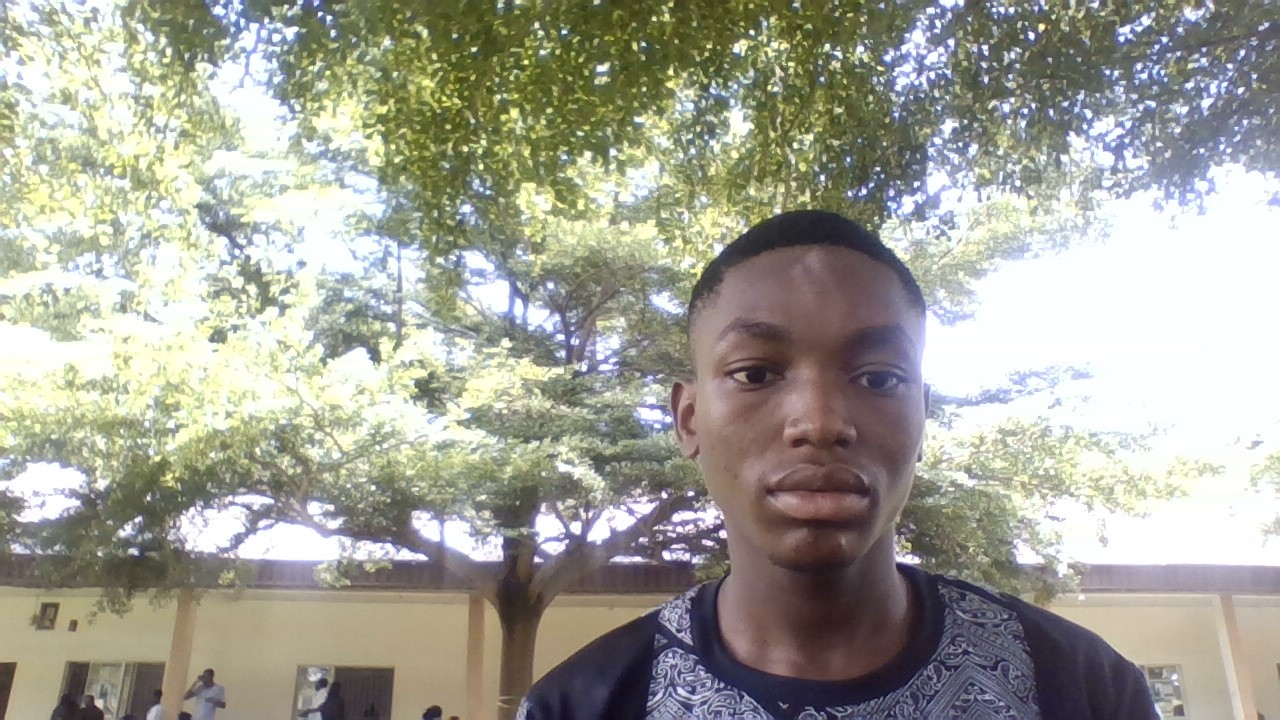
#> input picture Godswill.jpg, 1280 x 720 px
$ python picture.py
#> lines starting #> are read from the running program, lines starting #| are printed output that depends on the picture; after the words box and inside, x2 and y2 are one past the last pixel; in counts of white or black regions, pixels touching at a corner belong together
import cv2

face_haar_cascade = cv2.CascadeClassifier('haarcascade_frontalface_default.xml')

image = cv2.imread('Godswill.jpg')
#> image is the input picture: shape (720, 1280, 3); mean B, G, R 151.4, 162.4, 163.1

grey = cv2.cvtColor(image, cv2.COLOR_BGR2GRAY)
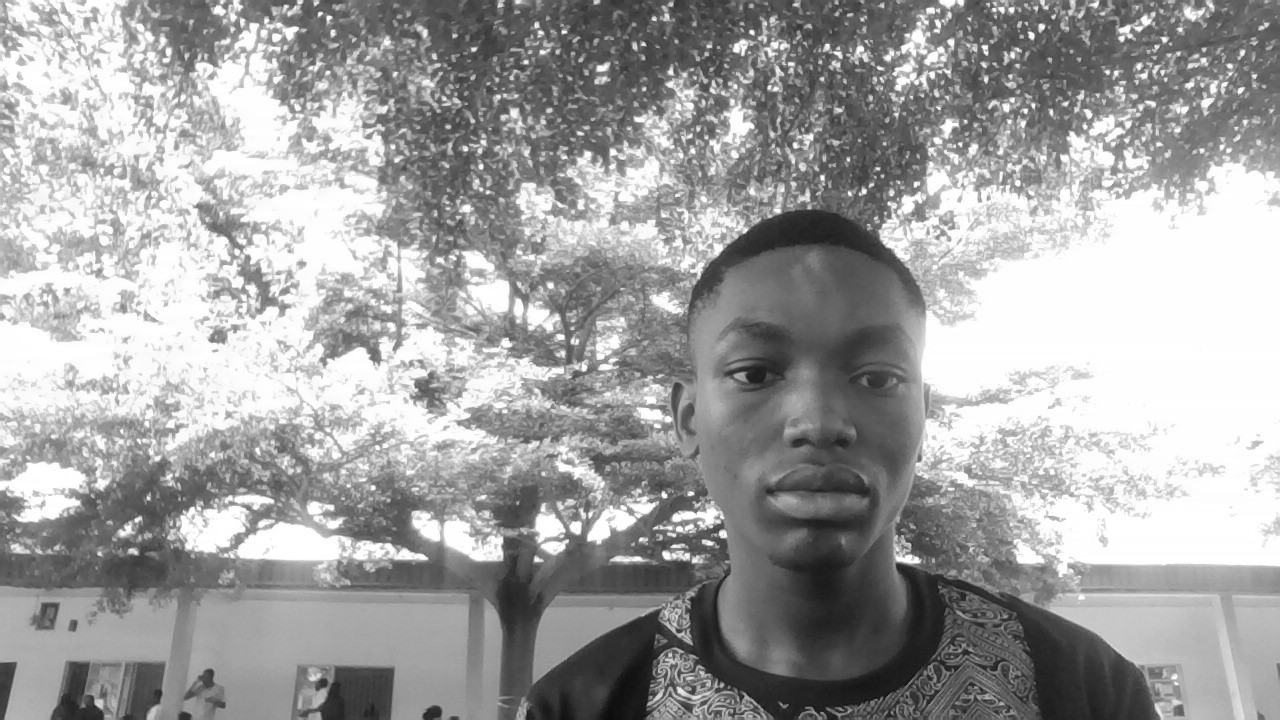
#> grey: shape (720, 1280); min 11, max 255, mean 161.3

# cv2.imshow("Grey", grey)

# cv2.waitKey(0)

faces = face_haar_cascade.detectMultiScale(grey, 1.1, 4)
#> faces = [[672, 256, 278, 278]]
for (x, y, w, h) in faces:
    cv2.rectangle(image, (x, y), (x + w, y + h), (0, 255, 0), 5)
#> this loop made 1 pass
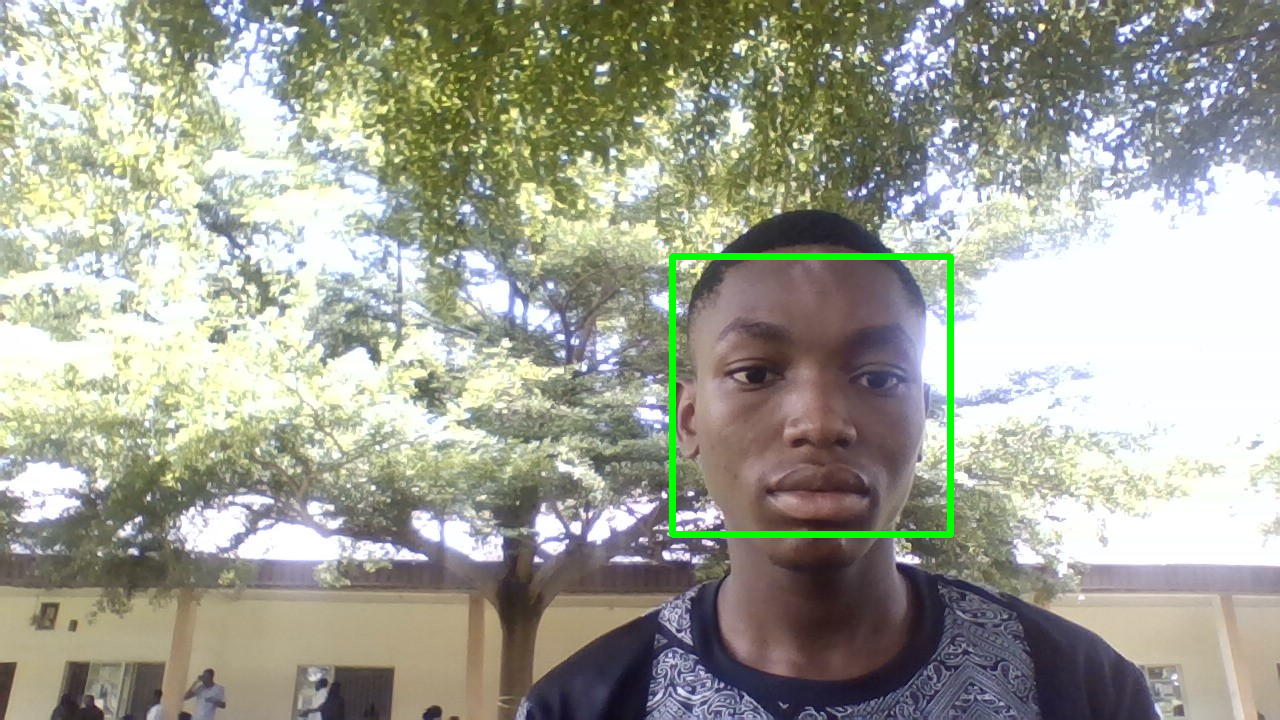
#> image: shape (720, 1280, 3); 0.84% of pixels changed, all inside (x1, y1, x2, y2) = (669, 253, 954, 538)

cv2.imshow("Faces", image)
cv2.waitKey(0)
